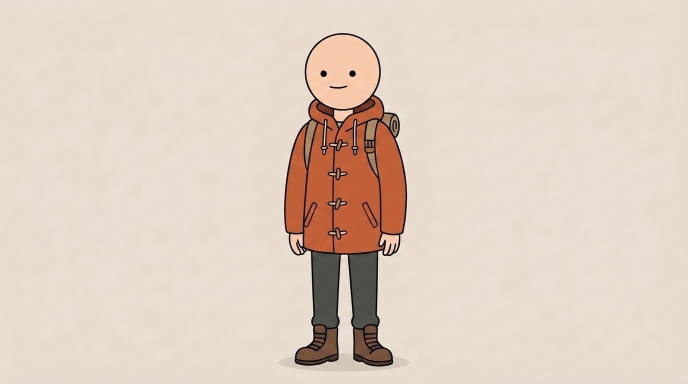
#> input picture channels/how_they_survived/host.jpg, 1376 x 768 px (shown at 1/2 size)
$ python -i layers.py   (imports and definitions only)
#> lines starting #> are read from the running program, lines starting #| are printed output that depends on the picture; after the words box and inside, x2 and y2 are one past the last pixel; in counts of white or black regions, pixels touching at a corner belong together
"""Глубина для кадров: разрезает картинку на фон и передний план, чтобы камера давала параллакс (2.5D),
а персонаж мог выскочить отдельно от фона. Ещё готовит контур для «отрисовки» и точку фокуса для наездов.

python layers.py <папка проекта> [номера кадров]
Результат: <проект>/layers/N_fg.webp, N_bg.jpg, N_line.webp и layers.json {N: {"focus": [x, y], "area": доля}}.
Обработанные кадры не трогает, можно перезапускать. Если вырезать нечего, кадр просто остаётся плоским."""
import glob, json, os, sys
# [1 line not run here, left out]
import cv2
import numpy as np
from PIL import Image

MODEL = "isnet-anime"  # плоский мультик вырезает чище, чем u2net
W_MASK, W_FILL = 1024, 640
AREA = (0.025, 0.62)  # меньше — нечего двигать, больше — кадр весь «передний план»


def _session():
    from rembg import new_session
    return new_session(MODEL)


# [60 lines left out: functions _mask, _guided, _smooth, _fill, not called in this run]


def _line(rgb):
    """Контур как перо: тонкие тёмные линии и границы цветов, крупные тёмные заливки (тёмная кофта, ночь) убираем."""
    g = cv2.cvtColor(rgb, cv2.COLOR_RGB2GRAY)
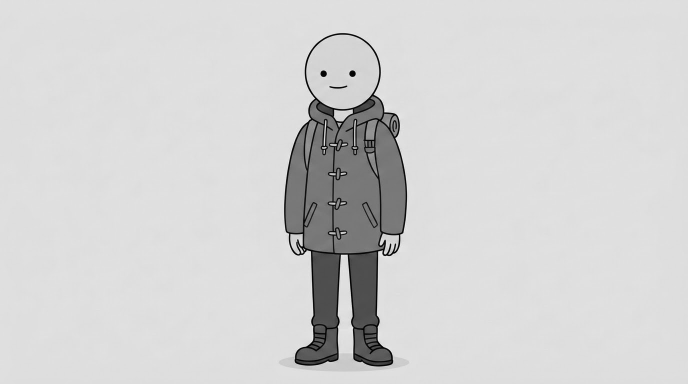
#> g: shape (768, 1376) (shown at 1/2 size); min 0, max 252, mean 211.2
    k = cv2.getStructuringElement(cv2.MORPH_ELLIPSE, (41, 41))
    ink = (g < 82).astype(np.uint8) * 255
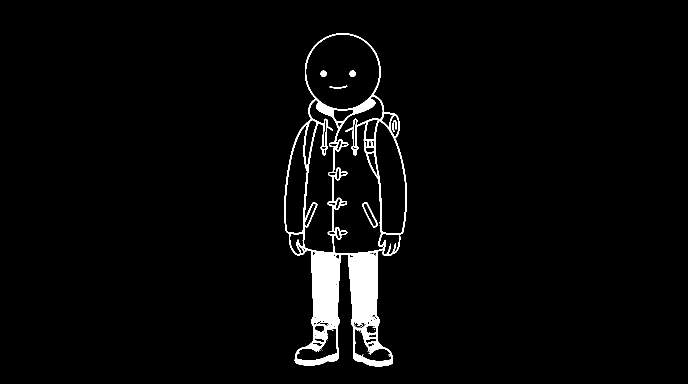
#> ink: shape (768, 1376) (shown at 1/2 size); 3.1% white; 28 white regions (22 under 20 px), largest, box (x1, y1, x2, y2) and area: (568, 66, 814, 733) 31451, (724, 404, 756, 456) 300, (641, 141, 653, 154) 126, (699, 141, 711, 154) 126, (785, 240, 794, 264) 108, (659, 171, 695, 177) 99
    thin = cv2.subtract(ink, cv2.morphologyEx(ink, cv2.MORPH_OPEN, k))
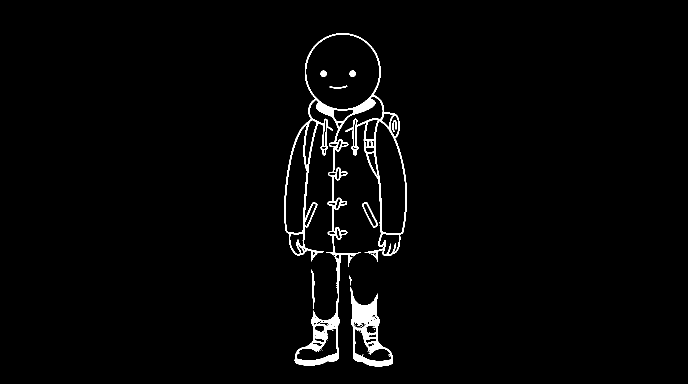
#> thin: shape (768, 1376) (shown at 1/2 size); 2% white; 33 white regions (24 under 20 px), largest, box (x1, y1, x2, y2) and area: (568, 66, 814, 731) 15600, (701, 574, 786, 733) 4555, (724, 404, 756, 456) 300
    edge = cv2.Canny(cv2.GaussianBlur(g, (5, 5), 0), 34, 95)
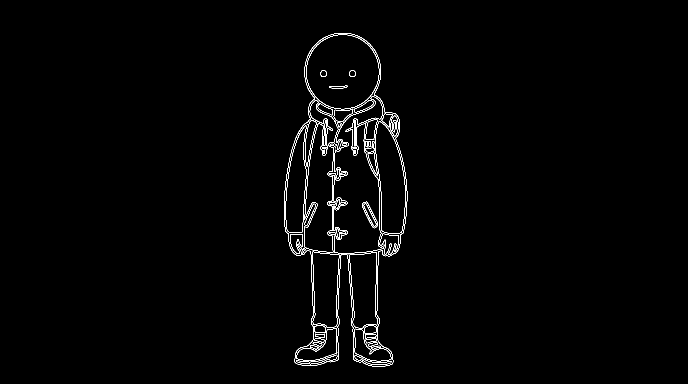
#> edge: shape (768, 1376) (shown at 1/2 size); 1.1% white in thin lines or dots, all inside (x1, y1, x2, y2) = (568, 66, 815, 733)
    a = cv2.GaussianBlur(cv2.dilate(cv2.max(thin, edge), np.ones((2, 2), np.uint8)), (3, 3), 0)
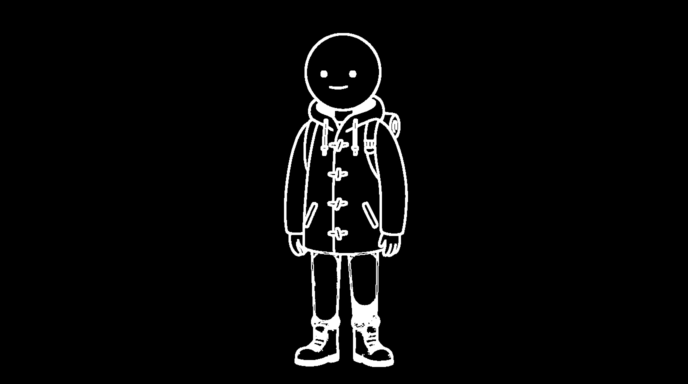
#> a: shape (768, 1376) (shown at 1/2 size); min 0, max 255, mean 8.3
    out = np.dstack([np.full_like(a, 34), np.full_like(a, 30), np.full_like(a, 28), a])
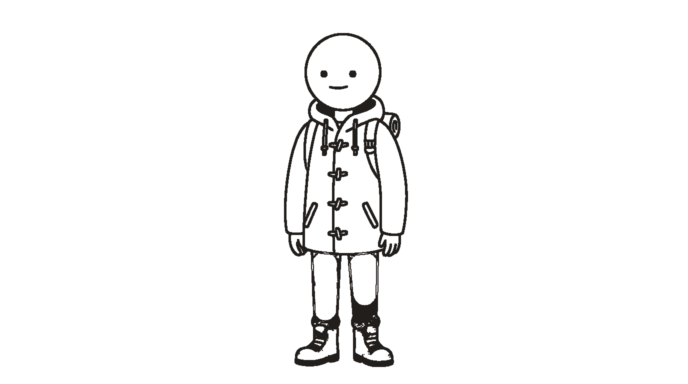
#> out: shape (768, 1376, 4) (shown at 1/2 size); mean of channels 0, 1, 2, 3 34, 30, 28, 8.3; transparent parts drawn white
    return Image.fromarray(out, "RGBA")


# [44 lines left out: functions _focus, run, not called in this run]


# [2 lines not run here, left out]

>>> import cv2
>>> picture = cv2.cvtColor(cv2.imread('channels/how_they_survived/host.jpg'), cv2.COLOR_BGR2RGB)
>>> result = _line(picture)
